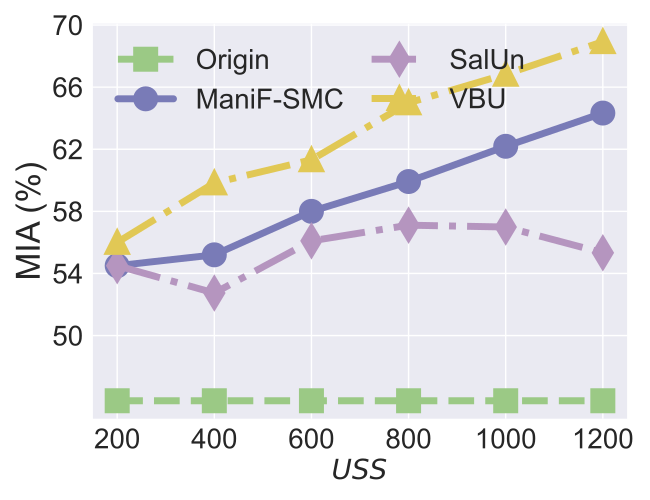

Write the Python code that produced this figure.


import numpy as np
import matplotlib.pyplot as plt

epsilon = 3
beta = 1 / epsilon


x=[1, 2, 3, 4, 5, 6]
# validation_for_plt =[97,95.8600, 94.9400, 93.5400, 93.2400]
# attack_for_plt=[0, 0.3524, 0, 0.1762, 0.1762]
# basic_for_plt=[99.8, 99.8, 99.8, 99.8, 99.8]

labels = ['200', '400', '600', '800', '1000', '1200']
# unl_org = [97.77, 97.55, 97.35, 97.29, 97.21, 97.21]

# unl_hess_r = [96.6, 96.66, 96.04, 95.94, 95.85, 97.21]
OUL = [0.54500, 0.552, 0.5800, 0.5992, 0.6219, 0.6433]

org_acc = [0.4580, 0.4580, 0.4580, 0.4580, 0.4580, 0.4580]

salun_acc = [0.5450, 0.5274,  0.561, 0.5711, 0.569900, 0.5533]
# unl_ss_wo = [94.32, 94.53, 94.78, 93.38, 94.04, 97.21]
vbu_ldp_acc = [0.5600, 0.59831, 0.6132, 0.64990, 0.6683, 0.6893]

for i in range(len(OUL)):
    OUL[i] = OUL[i]*100
    org_acc[i] = org_acc[i]*100
    salun_acc[i] = salun_acc[i]*100
    vbu_ldp_acc[i] = vbu_ldp_acc[i] * 100

plt.style.use('seaborn')
plt.figure(figsize=(6.5, 5.0))
l_w=5
m_s=15
marker_s = 3
markevery=1
#plt.figure(figsize=(8, 5.3))
#plt.plot(x, unl_fr, color='blue', marker='^', label='Retrain',linewidth=l_w, markersize=m_s)

#plt.plot(x, unl_ss_w, color='g',  marker='*',  label='PriMU$_{w}$',linewidth=l_w, markersize=m_s)
plt.plot(x, org_acc, linestyle='--', color='#9BC985',  marker='s', fillstyle='full', markevery=markevery,
         label='Origin',linewidth=l_w, markersize=m_s, markeredgewidth=marker_s)


plt.plot(x, OUL, linestyle='-', color='#797BB7', marker='o', fillstyle='full', markevery=markevery,
         label='ManiF-SMC', linewidth=l_w, markersize=m_s, markeredgewidth=marker_s)




plt.plot(x, salun_acc, linestyle='-.', color='#B595BF',  marker='d', fillstyle='full', markevery=markevery, label='SalUn',linewidth=l_w, markersize=m_s, markeredgewidth=marker_s)



plt.plot(x, vbu_ldp_acc, linestyle='-.', color='#E1C855',  marker='^', fillstyle='full', markevery=markevery,
         label='VBU',linewidth=l_w, markersize=m_s, markeredgewidth=marker_s)


# plt.grid()
leg = plt.legend(fancybox=True, shadow=True)
# plt.xlabel('Malicious Client Ratio (%)' ,fontsize=16)
plt.ylabel('MIA (%)' ,fontsize=24)
my_y_ticks = np.arange(50., 71, 4)
plt.yticks(my_y_ticks,fontsize=20)
plt.xlabel('$\it USS$' ,fontsize=20)

plt.xticks(x, labels, fontsize=20)
#plt.title('On CelebA',fontsize=24)

# plt.annotate(r"1e0", xy=(0.1, 1.01), xycoords='axes fraction', xytext=(-10, 10), textcoords='offset points', ha='right', va='center', fontsize=15)


# plt.title('(c) Utility Preservation', fontsize=24)
plt.legend(loc='best',          # same manual position
           fontsize=20,               # same font size
           ncol=2,
           columnspacing=1.,         # distance between the two columns
           handletextpad=0.8)         # gap between symbol and text

plt.tight_layout()
#plt.title("MNIST")
plt.rcParams['figure.figsize'] = (2.0, 1)
plt.rcParams['image.interpolation'] = 'nearest'
plt.rcParams['figure.subplot.left'] = 0.11
plt.rcParams['figure.subplot.bottom'] = 0.08
plt.rcParams['figure.subplot.right'] = 0.977
plt.rcParams['figure.subplot.top'] = 0.969
plt.savefig('CelebA_model_MIA_uss.pdf', format='pdf', dpi=200)
plt.show()
